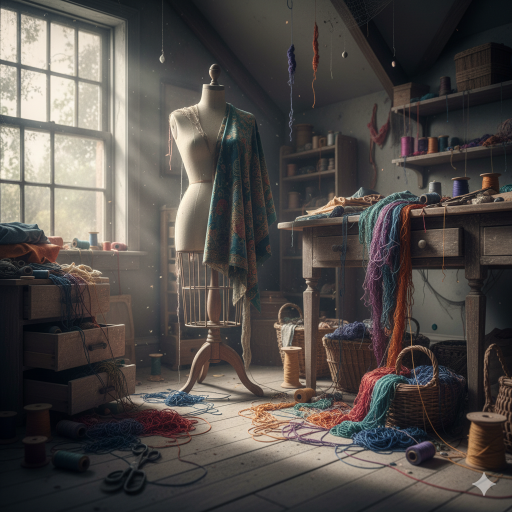
#> input picture Generated Image November 15, 2025 - 2_51PM.png, 1024 x 1024 px (shown at 1/2 size)
$ python -i object_counter.py   (imports and definitions only)
#> lines starting #> are read from the running program, lines starting #| are printed output that depends on the picture; after the words box and inside, x2 and y2 are one past the last pixel; in counts of white or black regions, pixels touching at a corner belong together
import cv2
import numpy as np


def get_main_stack_roi(img):
    """Find the main cloth stack region (largest contour)"""
    hsv = cv2.cvtColor(img, cv2.COLOR_BGR2HSV)
    _, s, _ = cv2.split(hsv)

    # Threshold saturation
    _, mask = cv2.threshold(s, 50, 255, cv2.THRESH_BINARY)

    kernel = cv2.getStructuringElement(cv2.MORPH_RECT, (25, 25))
    mask = cv2.morphologyEx(mask, cv2.MORPH_CLOSE, kernel, iterations=3)

    contours, _ = cv2.findContours(mask, cv2.RETR_EXTERNAL, cv2.CHAIN_APPROX_SIMPLE)

    if len(contours) == 0:
        return None, None

    # largest contour = main stack
    largest = max(contours, key=cv2.contourArea)

    x, y, w, h = cv2.boundingRect(largest)

    return (x, y, w, h), mask


def count_objects_watershed(roi_img):
    """Watershed segmentation inside ROI"""
    gray = cv2.cvtColor(roi_img, cv2.COLOR_BGR2GRAY)

    # Heavy blur removes embroidery
    blur = cv2.GaussianBlur(gray, (11, 11), 0)

    # Otsu threshold
    _, thresh = cv2.threshold(blur, 0, 255, cv2.THRESH_BINARY_INV + cv2.THRESH_OTSU)

    kernel = np.ones((3, 3), np.uint8)

    opening = cv2.morphologyEx(thresh, cv2.MORPH_OPEN, kernel, iterations=2)

    sure_bg = cv2.dilate(opening, kernel, iterations=3)

    dist_transform = cv2.distanceTransform(opening, cv2.DIST_L2, 5)

    _, sure_fg = cv2.threshold(dist_transform, 0.35 * dist_transform.max(), 255, 0)

    sure_fg = np.uint8(sure_fg)

    unknown = cv2.subtract(sure_bg, sure_fg)

    num_labels, markers = cv2.connectedComponents(sure_fg)

    markers = markers + 1
    markers[unknown == 255] = 0

    markers = cv2.watershed(roi_img, markers)

    unique_markers = np.unique(markers)

    detected = 0
    boxes = []

    for marker_id in unique_markers:
        if marker_id <= 1:
            continue

        mask = np.uint8(markers == marker_id) * 255

        contours, _ = cv2.findContours(mask, cv2.RETR_EXTERNAL, cv2.CHAIN_APPROX_SIMPLE)

        for cnt in contours:
            area = cv2.contourArea(cnt)

            # filter noise
            if area < 1500:
                continue

            x, y, w, h = cv2.boundingRect(cnt)

            # avoid tiny cuts
            if w < 40 or h < 40:
                continue

            detected += 1
            boxes.append((x, y, w, h))

    return detected, thresh, boxes


def count_cloth_stacks(image):
    img = image.copy()

    # resize for stable detection
    h, w = img.shape[:2]
    new_w = 1000
    ratio = new_w / w
    img = cv2.resize(img, (new_w, int(h * ratio)))

    output_img = img.copy()

    roi_rect, roi_mask = get_main_stack_roi(img)

    if roi_rect is None:
        return 0, roi_mask, output_img

    x, y, rw, rh = roi_rect

    roi_img = img[y:y+rh, x:x+rw]

    count, processed_mask, boxes = count_objects_watershed(roi_img)

    # Draw ROI box
    cv2.rectangle(output_img, (x, y), (x+rw, y+rh), (255, 0, 0), 3)

    # Draw detected cloth boxes
    for (bx, by, bw, bh) in boxes:
        cv2.rectangle(output_img, (x+bx, y+by), (x+bx+bw, y+by+bh), (0, 255, 0), 3)

    return count, processed_mask, output_img

>>> import cv2
>>> picture = cv2.imread('Generated Image November 15, 2025 - 2_51PM.png')
#> picture is the input picture: shape (1024, 1024, 3); mean B, G, R 73.6, 76.9, 82.1
>>> result = count_cloth_stacks(picture)
#> in get_main_stack_roi, `hsv = cv2.cvtColor(img, cv2.COLOR_BGR2HSV)`: hsv: shape (1000, 1000, 3); mean H, S, V 61.5, 51.5, 85.1
#> in get_main_stack_roi, `_, mask = cv2.threshold(s, 50, 255, cv2.THRESH_BINARY)`:
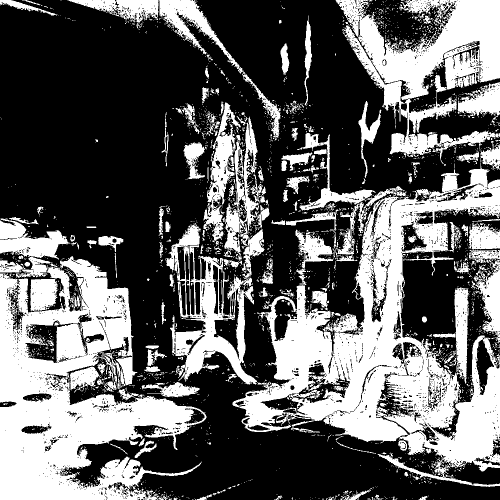
#> mask: shape (1000, 1000) (shown at 1/2 size); 38.2% white; 2880 white regions (2658 under 20 px), largest, box (x1, y1, x2, y2) and area: (465, 325, 1000, 974) 118407, (0, 512, 413, 1000) 100026, (671, 0, 1000, 328) 45221
#> in get_main_stack_roi, `mask = cv2.morphologyEx(mask, cv2.MORPH_CLOSE, kernel, iterations=3)`:
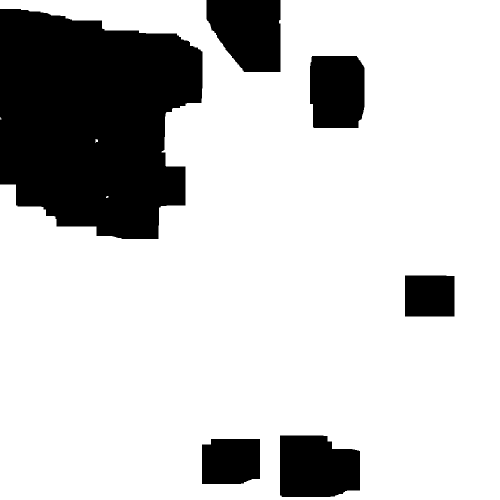
#> mask: shape (1000, 1000) (shown at 1/2 size); 78.7% white; 6 black regions
#> in get_main_stack_roi, `contours, _ = cv2.findContours(mask, cv2.RETR_EXTERNAL, cv2.CHAIN_APPR..`: contours = 4 contours, 3 with area under 20; largest, box (x1, y1, x2, y2) and area: (0, 0, 1000, 1000) 834370
#> in get_main_stack_roi, `largest = max(contours, key=cv2.contourArea)`: largest = contour of 260 points, box (x1, y1, x2, y2) (0, 0, 1000, 1000), area 834370
#> in get_main_stack_roi, `x, y, w, h = cv2.boundingRect(largest)`: x = 0; w = 1000
#> in count_cloth_stacks, `roi_rect, roi_mask = get_main_stack_roi(img)`: roi_rect = (0, 0, 1000, 1000)
#> in count_cloth_stacks, `x, y, rw, rh = roi_rect`: x = 0; rw = 1000
#> in count_objects_watershed, `_, thresh = cv2.threshold(blur, 0, 255, cv2.THRESH_BINARY_INV + cv2.TH..`: thresh: shape (1000, 1000); 76.6% white; 103 black regions (26 under 20 px), largest, box (x1, y1, x2, y2) and area: (0, 15, 417, 616) 144074, (253, 644, 846, 950) 47997, (482, 558, 609, 771) 7859
#> in count_objects_watershed, `opening = cv2.morphologyEx(thresh, cv2.MORPH_OPEN, kernel, iterations=2)`: opening: shape (1000, 1000); 76.2% white; 76 black regions (17 under 20 px), largest, box (x1, y1, x2, y2) and area: (0, 15, 419, 639) 147124, (253, 644, 968, 967) 54680, (482, 469, 627, 771) 9675
#> in count_objects_watershed, `sure_bg = cv2.dilate(opening, kernel, iterations=3)`: sure_bg: shape (1000, 1000); 80.8% white; 56 black regions (13 under 20 px), largest, box (x1, y1, x2, y2) and area: (0, 18, 405, 572) 134498, (258, 731, 928, 949) 42616, (485, 565, 606, 768) 4843
#> in count_objects_watershed, `_, sure_fg = cv2.threshold(dist_transform, 0.35 * dist_transform.max()..`: sure_fg: shape (1000, 1000) float32; 11% white; 5 white regions (1 under 20 px), largest, box (x1, y1, x2, y2) and area: (0, 604, 449, 1000) 69337, (729, 0, 1000, 239) 27184, (370, 0, 611, 182) 9826, (943, 509, 1000, 696) 3944
#> in count_objects_watershed, `unknown = cv2.subtract(sure_bg, sure_fg)`: unknown: shape (1000, 1000); 69.7% white; 61 black regions (14 under 20 px), largest, box (x1, y1, x2, y2) and area: (0, 18, 405, 572) 134498, (0, 604, 449, 1000) 69337, (258, 731, 928, 949) 42616
#> in count_objects_watershed, `num_labels, markers = cv2.connectedComponents(sure_fg)`: markers: shape (1000, 1000) int32; 6 distinct labels, from 0 to 5
#> in count_objects_watershed, `num_labels, markers = cv2.connectedComponents(sure_fg)`: num_labels = 6
#> in count_objects_watershed, `markers = markers + 1`:
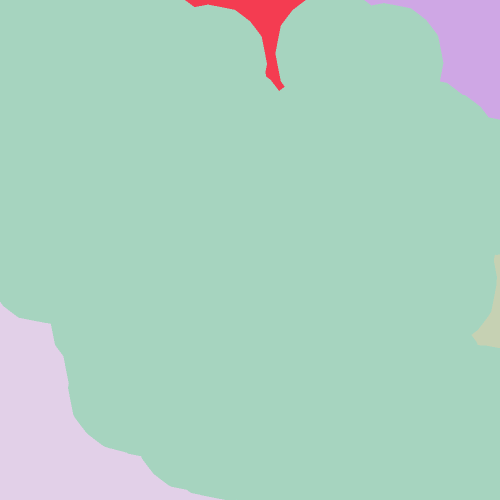
#> markers: shape (1000, 1000) int32 (shown at 1/2 size); 6 distinct labels, from 1 to 6; one colour per label, 0 black
#> in count_objects_watershed, `markers[unknown == 255] = 0`:
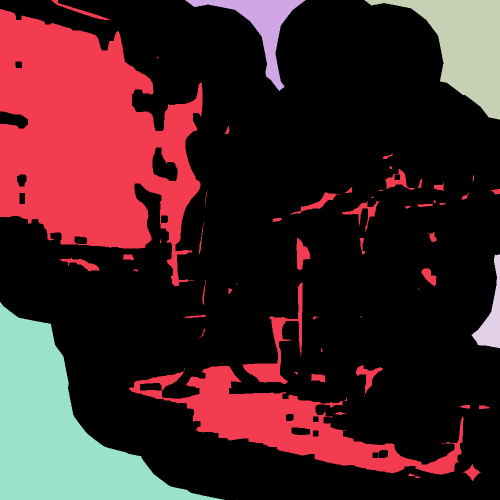
#> markers: shape (1000, 1000) int32 (shown at 1/2 size); 7 distinct labels, from 0 to 6; one colour per label, 0 black
#> in count_objects_watershed, `markers = cv2.watershed(roi_img, markers)`:
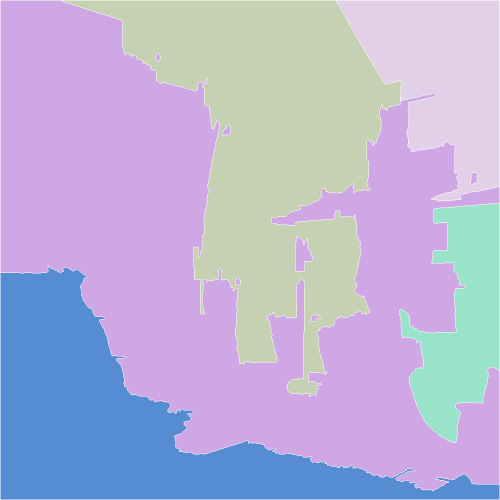
#> markers: shape (1000, 1000) int32 (shown at 1/2 size); 6 distinct labels, from -1 to 5; one colour per label, 0 black, -1 white
#> in count_objects_watershed, `unique_markers = np.unique(markers)`: unique_markers = [-1, 1, 2, 3, 4, 5]
#> the loop in count_objects_watershed, `for marker_id in unique_markers:` made 6 passes
#> marker_id on pass 1: -1
#> after the loop in count_objects_watershed, `for marker_id in unique_markers:`:
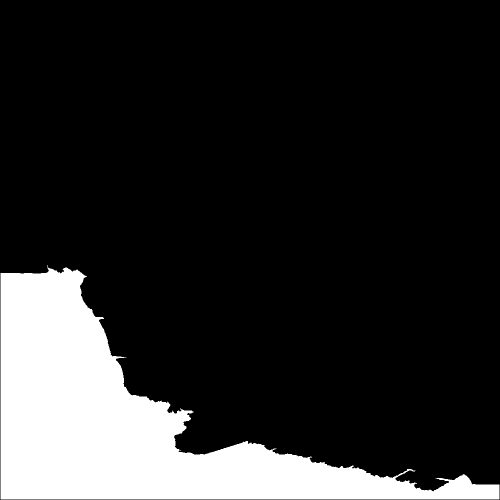
#> mask: shape (1000, 1000) (shown at 1/2 size); 16.7% white; 1 white region, box (x1, y1, x2, y2) and area: (1, 530, 999, 999) 167469
#> after the loop in count_objects_watershed, `for marker_id in unique_markers:`: boxes = [(123, 1, 680, 792), (673, 1, 326, 401), (799, 407, 200, 478), (1, 530, 998, 469)]; detected = 4
#> the loop in count_cloth_stacks, `for (bx, by, bw, bh) in boxes:` made 4 passes
#> after the loop in count_cloth_stacks, `for (bx, by, bw, bh) in boxes:`:
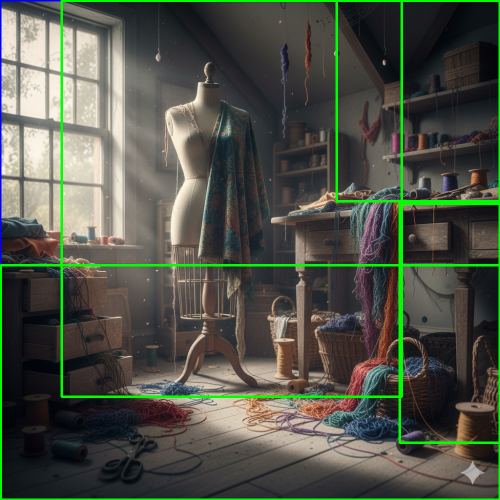
#> output_img: shape (1000, 1000, 3) (shown at 1/2 size); mean B, G, R 71.5, 83.2, 79.3

$ run again, on Flux_Dev_Create_a_404_page_showcasing_abandoned_threads_tangle_1.jpg
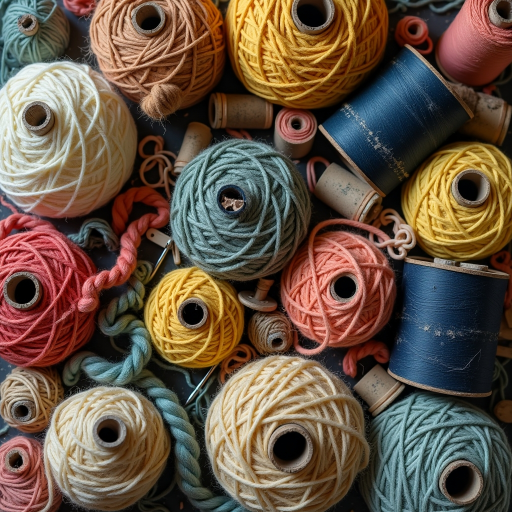
#> input picture Flux_Dev_Create_a_404_page_showcasing_abandoned_threads_tangle_1.jpg, 1024 x 1024 px (shown at 1/2 size)
#> picture is the input picture: shape (1024, 1024, 3); mean B, G, R 68.2, 84.1, 102.5
#> hsv: shape (1000, 1000, 3); mean H, S, V 42.3, 125.4, 110.2
#> in get_main_stack_roi, `_, mask = cv2.threshold(s, 50, 255, cv2.THRESH_BINARY)`:
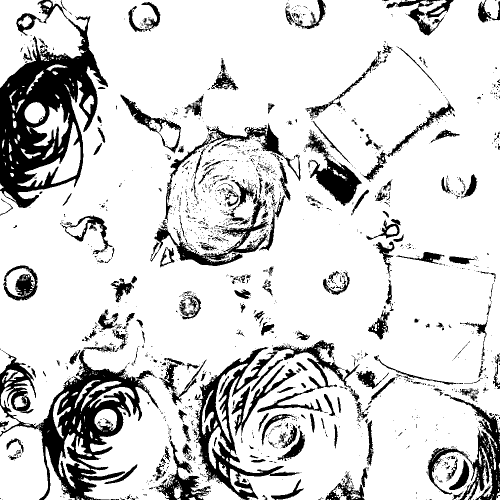
#> mask: shape (1000, 1000) (shown at 1/2 size); 83% white; 1873 black regions (1598 under 20 px), largest, box (x1, y1, x2, y2) and area: (0, 0, 216, 416) 36192, (0, 699, 317, 1000) 27846, (389, 694, 599, 1000) 12640
#> in get_main_stack_roi, `contours, _ = cv2.findContours(mask, cv2.RETR_EXTERNAL, cv2.CHAIN_APPR..`: contours = [[[0, 0], [0, 999], [999, 999], [999, 0]]]
#> largest = [[0, 0], [0, 999], [999, 999], [999, 0]]
#> in get_main_stack_roi, `x, y, w, h = cv2.boundingRect(largest)`: x = 0; w = 1000
#> roi_rect = (0, 0, 1000, 1000)
#> in count_cloth_stacks, `x, y, rw, rh = roi_rect`: x = 0; rw = 1000
#> thresh: shape (1000, 1000); 59.3% white; 117 black regions (22 under 20 px), largest, box (x1, y1, x2, y2) and area: (0, 270, 573, 1000) 92702, (0, 0, 408, 462) 83474, (554, 156, 1000, 694) 64654
#> opening: shape (1000, 1000); 58% white; 78 black regions (12 under 20 px), largest, box (x1, y1, x2, y2) and area: (399, 88, 1000, 1000) 123483, (0, 270, 573, 1000) 103469, (0, 0, 408, 682) 100194
#> sure_bg: shape (1000, 1000); 69.5% white; 141 black regions (74 under 20 px), largest, box (x1, y1, x2, y2) and area: (0, 0, 376, 573) 74195, (0, 274, 533, 1000) 68802, (402, 696, 684, 992) 42231
#> num_labels = 14
#> unique_markers = [-1, 1, 2, 3, 4, 5, 6, 7, 8, 9, 10, 11, 12, 13, 14]
#> the loop in count_objects_watershed, `for marker_id in unique_markers:` made 15 passes
#> marker_id on pass 1: -1
#> after the loop in count_objects_watershed, `for marker_id in unique_markers:`: boxes = 13 items, first 6: (537, 1, 371, 265), (287, 1, 286, 305), (858, 66, 141, 164), (665, 137, 334, 330), (79, 173, 274, 368), (564, 337, 114, 146); detected = 13
#> the loop in count_cloth_stacks, `for (bx, by, bw, bh) in boxes:` made 13 passes
#> after the loop in count_cloth_stacks, `for (bx, by, bw, bh) in boxes:`:
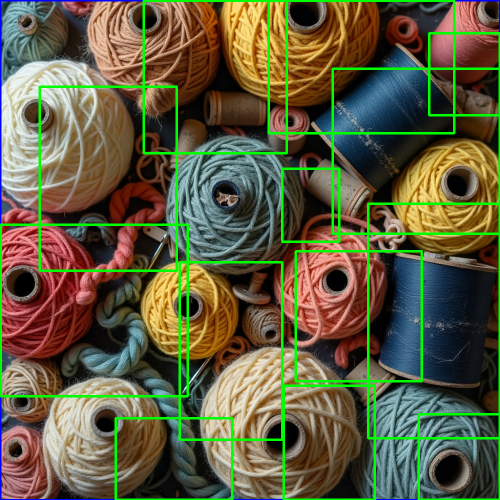
#> output_img: shape (1000, 1000, 3) (shown at 1/2 size); mean B, G, R 64.2, 93.7, 95.3

$ run again, on Mono_naylon_net_5-3_seq_regular_peina_jaal_ton_to_ton_dhaga-group.jpeg
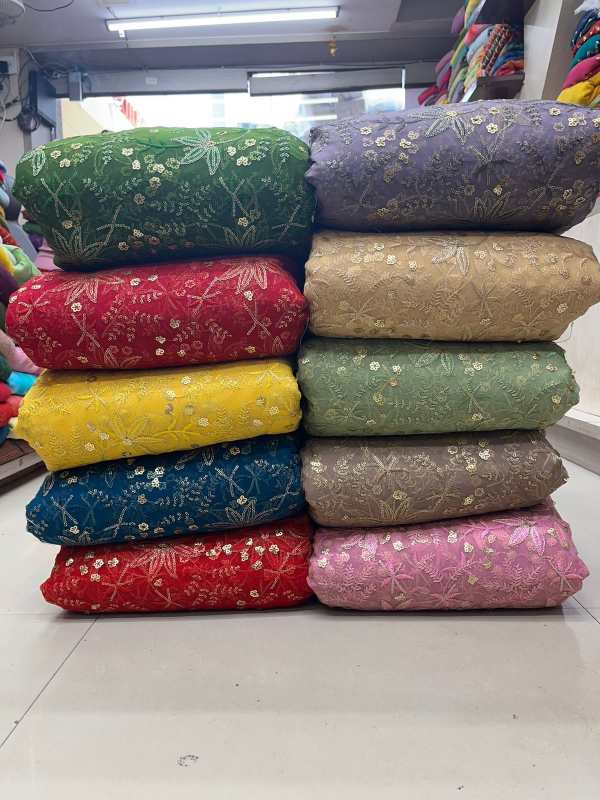
#> input picture Mono_naylon_net_5-3_seq_regular_peina_jaal_ton_to_ton_dhaga-group.jpeg, 1200 x 1600 px (shown at 1/2 size)
#> picture is the input picture: shape (1600, 1200, 3); mean B, G, R 118, 123.7, 138.1
#> hsv: shape (1333, 1000, 3); mean H, S, V 70, 76.6, 146
#> in get_main_stack_roi, `mask = cv2.morphologyEx(mask, cv2.MORPH_CLOSE, kernel, iterations=3)`:
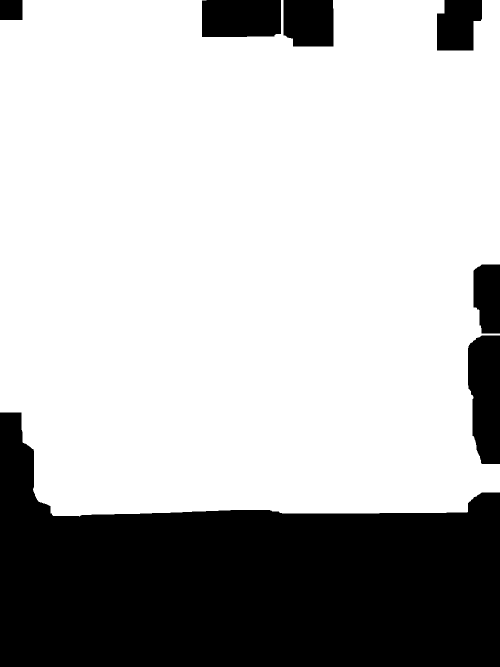
#> mask: shape (1333, 1000) (shown at 1/2 size); 72% white; 7 black regions
#> in get_main_stack_roi, `contours, _ = cv2.findContours(mask, cv2.RETR_EXTERNAL, cv2.CHAIN_APPR..`: contours = 1 contour; box (x1, y1, x2, y2) and area: (0, 0, 1000, 1034) 957656
#> largest = contour of 299 points, box (x1, y1, x2, y2) (0, 0, 1000, 1034), area 957656
#> in get_main_stack_roi, `x, y, w, h = cv2.boundingRect(largest)`: x = 0; w = 1000; h = 1034
#> roi_rect = (0, 0, 1000, 1034)
#> in count_cloth_stacks, `x, y, rw, rh = roi_rect`: x = 0; rw = 1000; rh = 1034
#> thresh: shape (1034, 1000); 59.3% white; 238 black regions (77 under 20 px), largest, box (x1, y1, x2, y2) and area: (0, 0, 1000, 339) 120090, (195, 714, 1000, 1034) 58349, (0, 604, 500, 797) 56245
#> opening: shape (1034, 1000); 58.7% white; 178 black regions (62 under 20 px), largest, box (x1, y1, x2, y2) and area: (0, 0, 1000, 339) 125474, (195, 501, 1000, 1034) 95769, (0, 604, 500, 797) 56337
#> sure_bg: shape (1034, 1000); 65.5% white; 86 black regions (31 under 20 px), largest, box (x1, y1, x2, y2) and area: (0, 0, 1000, 334) 106016, (19, 608, 496, 777) 50898, (279, 717, 1000, 1034) 50659
#> unknown: shape (1034, 1000); 49.7% white; 12 white regions, largest, box (x1, y1, x2, y2) and area: (0, 204, 1000, 1034) 413978, (0, 0, 902, 234) 75747, (904, 0, 1000, 185) 12808
#> num_labels = 25
#> unique_markers = 26 values from -1 to 25
#> the loop in count_objects_watershed, `for marker_id in unique_markers:` made 26 passes
#> marker_id on pass 1: -1
#> after the loop in count_objects_watershed, `for marker_id in unique_markers:`: boxes = 20 items, first 6: (211, 1, 571, 176), (790, 1, 102, 83), (1, 20, 238, 197), (781, 68, 94, 102), (905, 1, 94, 165), (20, 230, 979, 271); detected = 20
#> the loop in count_cloth_stacks, `for (bx, by, bw, bh) in boxes:` made 20 passes
#> after the loop in count_cloth_stacks, `for (bx, by, bw, bh) in boxes:`:
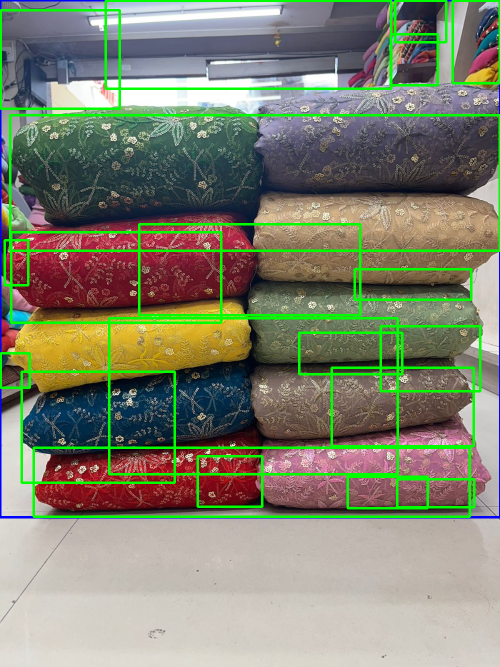
#> output_img: shape (1333, 1000, 3) (shown at 1/2 size); mean B, G, R 111.5, 131.8, 128.2
